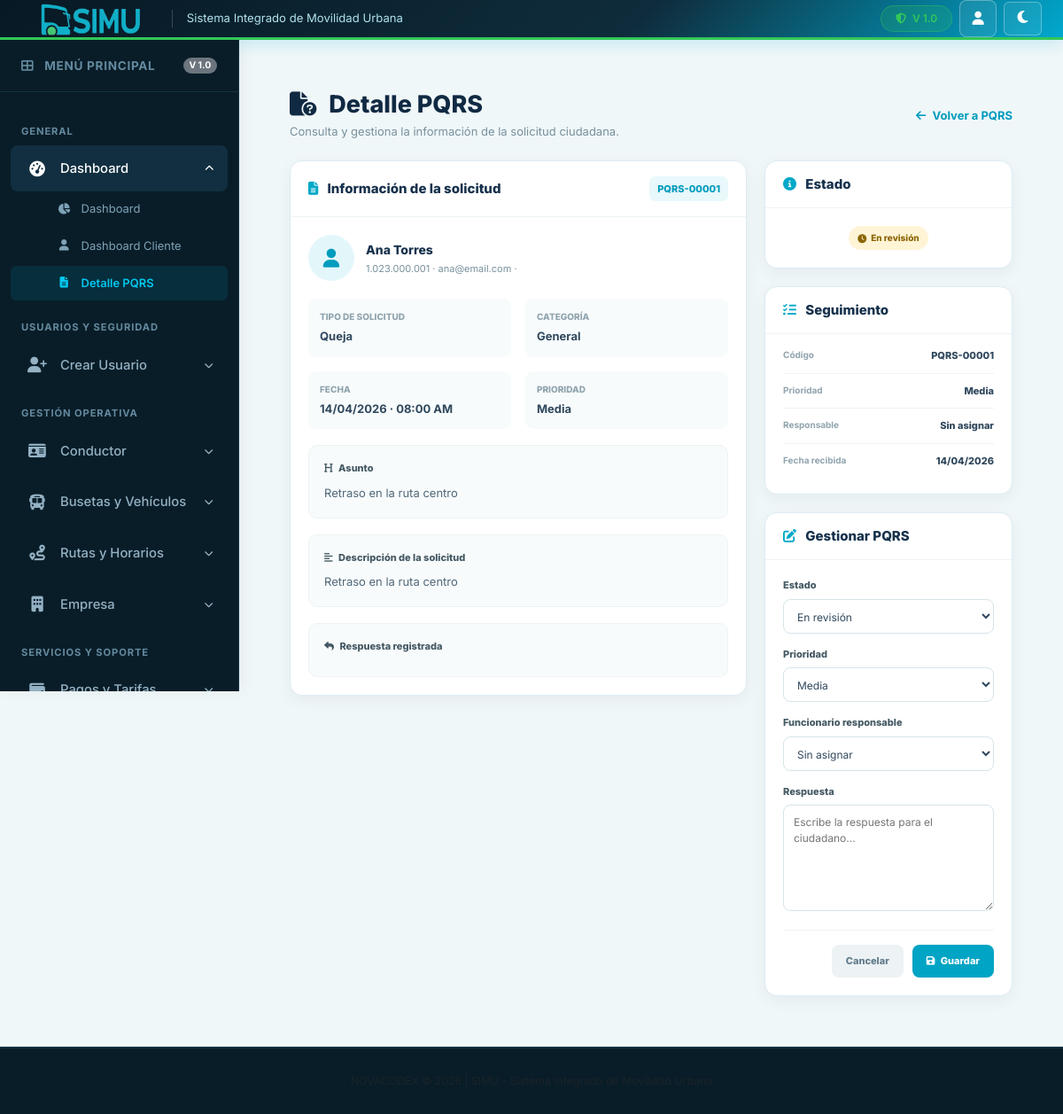
Screenshot of /index.php?pg=detallePQRS&id=PQRS-00001 with the database file from the repository.
### tables this page shows
CREATE TABLE `pqrs` (
  `id_pqrs` varchar(15) NOT NULL,
  `tipo_pqrs` varchar(50) NOT NULL,
  `categoria` varchar(80) NOT NULL DEFAULT 'General',
  `estado` varchar(30) NOT NULL DEFAULT 'En revisión',
  `prioridad` varchar(10) NOT NULL DEFAULT 'Media',
  `fecha` date NOT NULL,
  `hora` time DEFAULT NULL,
  `asunto` varchar(150) NOT NULL,
  `descripcion` text NOT NULL,
  `respuesta` text DEFAULT NULL,
  `funcionario` varchar(80) NOT NULL DEFAULT 'Sin asignar',
  `id_usuario` int(11) DEFAULT NULL,
  `nombre` varchar(100) NOT NULL,
  `documento` varchar(30) DEFAULT NULL,
  `correo` varchar(120) DEFAULT NULL,
  `telefono` varchar(30) DEFAULT NULL
);

### models/mpqrs.php (called while the page is built, shortened)
<?php
class Mpqrs extends Conexion
{
    public function obtenerPQRS($id = null)
    {
        $con = $this->get_conexion();
        $sql = "SELECT
                    id_pqrs AS id,
                    tipo_pqrs AS tipo,
                    categoria,
                    estado,
                    prioridad,
                    DATE_FORMAT(fecha, '%d/%m/%Y') AS fecha,
                    DATE_FORMAT(hora, '%h:%i %p') AS hora,
                    nombre,
                    documento,
                    correo,
                    telefono,
                    asunto,
                    descripcion,
                    respuesta,
                    funcionario
                FROM pqrs
                WHERE id_pqrs = :id";
        $st = $con->prepare($sql);
        $st->execute([':id' => $id]);
        $row = $st->fetch(PDO::FETCH_ASSOC);
        return $row ? $row : null;
    }
}

### controllers/cdpqrs.php (called while the page is built, shortened)
<?php
require_once __DIR__ . '/../models/mpqrs.php';
class Cdpqrs
{
    private $modelo;
    public function __construct()
    {
        $this->modelo = new Mpqrs();
    }
    public function mostrar($id = null)
    {
        return $this->modelo->obtenerPQRS($id);
    }
}

### views/vdpqrs.php (the view, shortened to what this page needs)
<?php
require_once __DIR__ . '/../controllers/cdpqrs.php';
$controlador = new Cdpqrs();
$id = $_GET['id'] ?? null;
$pqrs = $controlador->mostrar($id);
$estadoClase = 'pqrs-status-review';
$estadoIcono = 'fa-clock';
?>
<div class="pqrs-detail">
    <div class="pqrs-header">
        <div>
            <h1 class="pqrs-title">
                <i class="fas fa-file-circle-question me-2"></i>
                Detalle PQRS
            </h1>
            <p class="pqrs-subtitle">
                Consulta y gestiona la información de la solicitud ciudadana.
            </p>
        </div>
        <a
            href="index.php?pg=gestionPQRS"
            class="pqrs-back"
        >
            <i class="fas fa-arrow-left me-1"></i>
            Volver a PQRS
        </a>
    </div>
    <div class="pqrs-layout">
        <div>
            <div class="pqrs-card">
                <div class="pqrs-card-header">
                    <h2>
                        <i class="fas fa-file-lines"></i>
                        Información de la solicitud
                    </h2>
                    <span class="pqrs-code">
                        <?= htmlspecialchars($pqrs['id']); ?>
                    </span>
                </div>
                <div class="pqrs-body">
                    <div class="pqrs-citizen">
                        <div class="pqrs-avatar">
                            <i class="fas fa-user"></i>
                        </div>
                        <div>
                            <div class="pqrs-citizen-name">
                                <?= htmlspecialchars($pqrs['nombre']); ?>
                            </div>
                            <div class="pqrs-citizen-data">
                                <?= htmlspecialchars($pqrs['documento']); ?>
                                ·
                                <?= htmlspecialchars($pqrs['correo']); ?>
                                ·
                            </div>
                        </div>
                    </div>
                    <div
                        class="pqrs-info-grid"
                        style="margin-top:20px;"
                    >
                        <div class="pqrs-info">
                            <span class="pqrs-info-label">
                                Tipo de solicitud
                            </span>
                            <span class="pqrs-info-value">
                                <?= htmlspecialchars($pqrs['tipo']); ?>
                            </span>
                        </div>
                        <div class="pqrs-info">
                            <span class="pqrs-info-label">
                                Categoría
                            </span>
                            <span class="pqrs-info-value">
                                <?= htmlspecialchars($pqrs['categoria']); ?>
                            </span>
                        </div>
                        <div class="pqrs-info">
                            <span class="pqrs-info-label">
                                Fecha
                            </span>
                            <span class="pqrs-info-value">
                                <?= htmlspecialchars($pqrs['fecha']); ?>
                                ·
                                <?= htmlspecialchars($pqrs['hora']); ?>
                            </span>
                        </div>
                        <div class="pqrs-info">
                            <span class="pqrs-info-label">
                                Prioridad
                            </span>
                            <span class="pqrs-info-value">
                                <?= htmlspecialchars($pqrs['prioridad']); ?>
                            </span>
                        </div>
                    </div>
                    <div class="pqrs-description">
                        <div class="pqrs-description-title">
                            <i class="fas fa-heading me-1"></i>
                            Asunto
                        </div>
                        <div class="pqrs-description-text">
                            <?= htmlspecialchars($pqrs['asunto']); ?>
                        </div>
                    </div>
                    <div class="pqrs-description">
                        <div class="pqrs-description-title">
                            <i class="fas fa-align-left me-1"></i>
                            Descripción de la solicitud
                        </div>
                        <div class="pqrs-description-text">
                            <?= htmlspecialchars($pqrs['descripcion']); ?>
                        </div>
                    </div>
                    <?php if ($pqrs['respuesta'] !== '') { ?>
                        <div class="pqrs-description">
                            <div class="pqrs-description-title">
                                <i class="fas fa-reply me-1"></i>
                                Respuesta registrada
                            </div>
                        </div>
                    <?php } ?>
                </div>
            </div>
        </div>
        <div>
            <div class="pqrs-card pqrs-side-section">
                <div class="pqrs-card-header">
                    <h2>
                        <i class="fas fa-circle-info"></i>
                        Estado
                    </h2>
                </div>
                <div class="pqrs-body text-center">
                    <span class="pqrs-status <?= $estadoClase; ?>">
                        <i class="fas <?= $estadoIcono; ?>"></i>
                        <?= htmlspecialchars($pqrs['estado']); ?>
                    </span>
                </div>
            </div>
            <div class="pqrs-card pqrs-side-section">
                <div class="pqrs-card-header">
                    <h2>
                        <i class="fas fa-list-check"></i>
                        Seguimiento
                    </h2>
                </div>
                <div class="pqrs-side-list">
                    <div class="pqrs-side-item">
                        <span class="pqrs-side-label">
                            Código
                        </span>
                        <span class="pqrs-side-value">
                            <?= htmlspecialchars($pqrs['id']); ?>
                        </span>
                    </div>
                    <div class="pqrs-side-item">
                        <span class="pqrs-side-label">
                            Prioridad
                        </span>
                        <span class="pqrs-side-value">
                            <?= htmlspecialchars($pqrs['prioridad']); ?>
                        </span>
                    </div>
                    <div class="pqrs-side-item">
                        <span class="pqrs-side-label">
                            Responsable
                        </span>
                        <span class="pqrs-side-value">
                            <?= htmlspecialchars($pqrs['funcionario']); ?>
                        </span>
                    </div>
                    <div class="pqrs-side-item">
                        <span class="pqrs-side-label">
                            Fecha recibida
                        </span>
                        <span class="pqrs-side-value">
                            <?= htmlspecialchars($pqrs['fecha']); ?>
                        </span>
                    </div>
                </div>
            </div>
            <div class="pqrs-card">
                <div class="pqrs-card-header">
                    <h2>
                        <i class="fas fa-pen-to-square"></i>
                        Gestionar PQRS
                    </h2>
                </div>
                <div class="pqrs-body">
                    <form
                        method="POST"
                        action="index.php?pg=detallePQRS&id=<?= urlencode($pqrs['id']); ?>"
                    >
                        <div class="pqrs-field">
                            <label>
                                Estado
                            </label>
                            <select name="estado">
                                <option
                                    value="En revisión"
                                    <?= $pqrs['estado'] === 'En revisión' ? 'selected' : ''; ?>
                                >
                                    En revisión
                                </option>
                            </select>
                        </div>
                        <div class="pqrs-field">
                            <label>
                                Prioridad
                            </label>
                            <select name="prioridad">
                                <option
                                    value="Media"
                                    <?= $pqrs['prioridad'] === 'Media' ? 'selected' : ''; ?>
                                >
                                    Media
                                </option>
                            </select>
                        </div>
                        <div class="pqrs-field">
                            <label>
                                Funcionario responsable
                            </label>
                            <select name="funcionario">
                                <option value="Sin asignar">
                                    Sin asignar
                                </option>
                            </select>
                        </div>
                        <div class="pqrs-field">
                            <label>
                                Respuesta
                            </label>
                            <textarea
                                name="respuesta"
                                placeholder="Escribe la respuesta para el ciudadano..."
                            ><?= htmlspecialchars($pqrs['respuesta']); ?></textarea>
                        </div>
                        <div class="pqrs-actions">
                            <a
                                href="index.php?pg=gestionPQRS"
                                class="pqrs-btn pqrs-btn-cancel"
                            >
                                Cancelar
                            </a>
                            <button
                                type="submit"
                                class="pqrs-btn pqrs-btn-save"
                            >
                                <i class="fas fa-save me-1"></i>
                                Guardar
                            </button>
                        </div>
                    </form>
                </div>
            </div>
        </div>
    </div>
</div>

### css/menu.css (style rules this page uses)
:root { --sidebar-width: 270px; --sidebar-collapsed-width: 70px; --sidebar-bg: #091d28; --sidebar-bg-hover: #143547; --sidebar-active-bg: linear-gradient( 135deg, #00a8cd 0%, #0084a5 100% ); --sidebar-text: #94b2c4; --sidebar-text-active: #ffffff; --sidebar-border: #133344; --accent-color: #00a8cd; }

### css/style.css (style rules this page uses)
:root { --simu-cyan: #00a8cd; --simu-cyan-dark: #0084a5; --simu-cyan-light: #e6f6f9; --simu-green: #34c759; --simu-green-dark: #28a745; --simu-dark-bg: #091d28; --simu-dark-card: #123344; --simu-text-dark: #0f172a; --simu-text-muted: #64748b; --simu-body-bg: #f0f7f9; }
body { font-family: 'Inter', system-ui, -apple-system, sans-serif; background-color: var(--simu-body-bg); color: var(--simu-text-dark); margin: 0; padding: 0; display: flex; flex-direction: column; min-height: 100vh; }
body, .main-content, .registration-container, .reg-header .brand-title, .reg-header .main-logo, .input-group label, .input-group input, .input-group select, .password-wrapper input, .eye-toggle, .strength-meter, #strengthText, .success-desc, .btn-link, .text-dark, .text-muted, .stat-card, .dash-table-card, .dash-title, .stat-value, .dash-table-header h3 { transition: background-color 0.4s ease, color 0.4s ease, border-color 0.4s ease, box-shadow 0.4s ease; }

### rows the page displays
pqrs: id_pqrs "PQRS-00001", nombre "Ana Torres", documento "1.023.000.001", correo "ana@email.com", tipo_pqrs "Queja", categoria "General", prioridad "Media", asunto "Retraso en la ruta centro", descripcion "Retraso en la ruta centro", estado "En revisión", funcionario "Sin asignar"

### other values shown
$pqrs['fecha'] "14/04/2026"
$pqrs['hora'] "08:00 AM"
